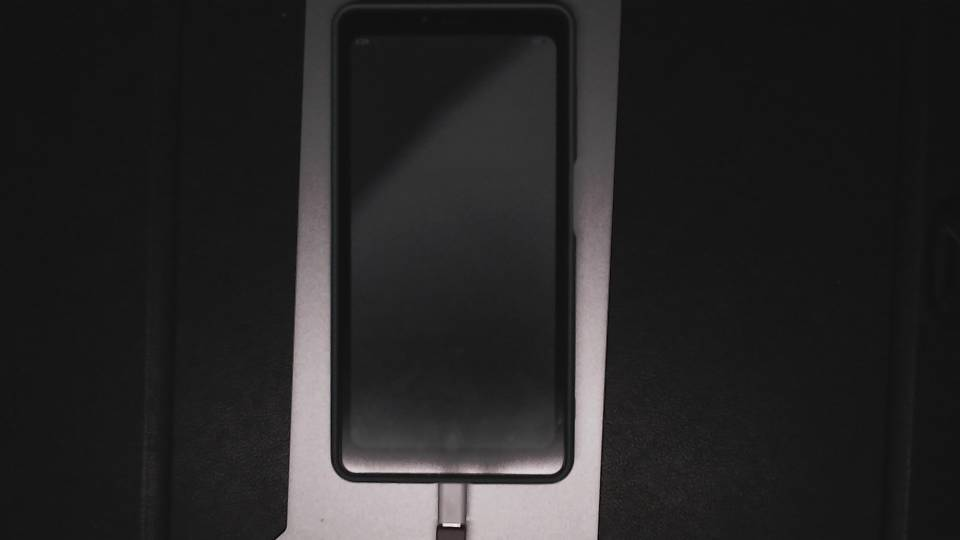
#> input picture tests/eink-probe/fixtures/cam-black.jpg, 960 x 540 px
$ python -i analyze.py   (imports and definitions only)
#> lines starting #> are read from the running program, lines starting #| are printed output that depends on the picture; after the words box and inside, x2 and y2 are one past the last pixel; in counts of white or black regions, pixels touching at a corner belong together
#!/usr/bin/env python3
"""Offline camera comparison. Reads saved files only; never imports capture.py."""
import argparse
from functools import lru_cache
import hashlib
import itertools
import json
from pathlib import Path
import statistics
import sys
import cv2
import numpy as np

POINTS=np.float32([[64,64],[760,64],[760,1584],[64,1584]])
ROI=np.s_[180:1468,140:684]
MODES={513:'Balanced',515:'Clear',518:'Smooth',521:'Speed'}


# [17 lines left out: functions json_default, gray, homography, not called in this run]


def warp(im,H): return cv2.warpPerspective(im,H,(824,1648),flags=cv2.INTER_LINEAR)


# [16 lines left out: function marker_score, not called in this run]


def register(im):
    """Find nested squares, score all four templates to reject unrelated rectangles."""
    u8=np.uint8(np.clip(im*255,0,255)); candidates=[]
#> after `u8 = np.uint8(np.clip(im * 255, 0, 255))`:
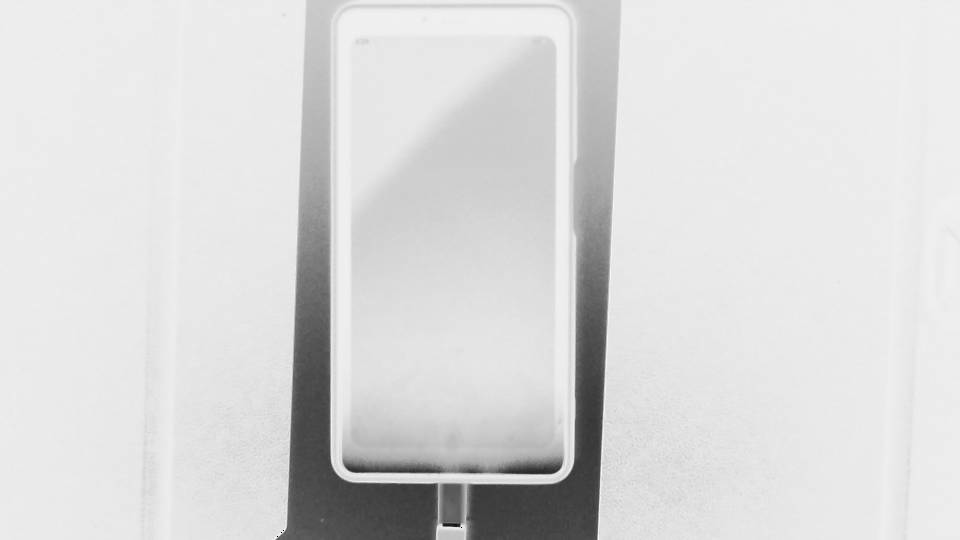
#> u8: shape (540, 960); min 0, max 255, mean 217.8
    otsu,_=cv2.threshold(u8,0,255,cv2.THRESH_BINARY+cv2.THRESH_OTSU)
#> otsu = 157
    for threshold in sorted(set([int(otsu),45,75,105,135,165,195])):
        binary=np.uint8(u8<threshold)*255
        contours,hierarchy=cv2.findContours(binary,cv2.RETR_TREE,cv2.CHAIN_APPROX_SIMPLE)
        if hierarchy is None: continue
        hierarchy=hierarchy[0]
        for i,c in enumerate(contours):
            area=cv2.contourArea(c)
            if not 80<area<im.size*.025: continue
            depth=0; child=hierarchy[i,2]
            while child>=0: depth+=1; child=hierarchy[child,2]
            if depth<2: continue
            poly=cv2.approxPolyDP(c,cv2.arcLength(c,True)*.055,True)
            if len(poly)!=4 or not cv2.isContourConvex(poly): continue
            m=cv2.moments(c); center=np.array([m['m10']/m['m00'],m['m01']/m['m00']])
            # Keep the outer ring, rather than duplicate inner ring centers.
            match=next((v for v in candidates if np.linalg.norm(v['p']-center)<8),None)
            if match:
                if area>match['area']: match.update(p=center,area=area,depth=depth)
            else: candidates.append(dict(p=center,area=area,depth=depth))
#> this loop made 7 passes
#> threshold on passes 2 to 7: 75, 105, 135, 157, 165, 195
#> (threshold, contours) on pass 1: (45, 11 contours, all with area under 20)
#> pass 1, in register, `binary=np.uint8(u8<threshold)*255`:
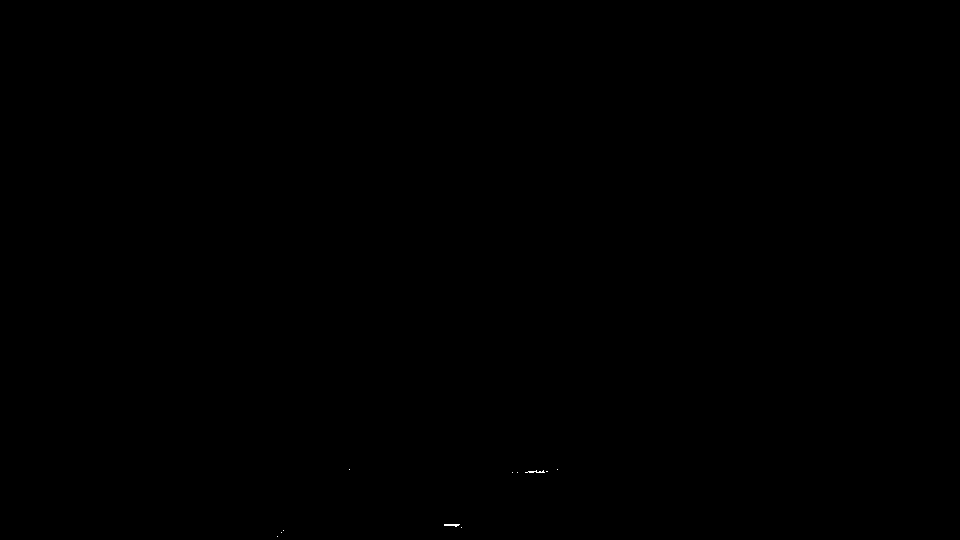
#> binary: shape (540, 960); 0.01% white in thin lines or dots, all inside (x1, y1, x2, y2) = (277, 469, 558, 537)
#> pass 2, in register, `binary=np.uint8(u8<threshold)*255`:
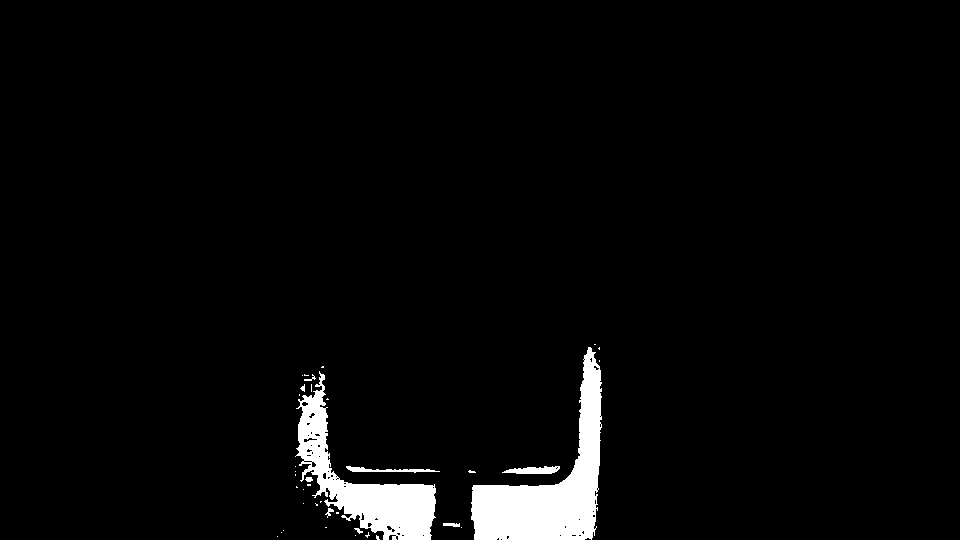
#> binary: shape (540, 960); 3.4% white; 38 white regions (28 under 20 px), largest, box (x1, y1, x2, y2) and area: (471, 347, 602, 540) 9547, (295, 371, 436, 540) 7084, (502, 466, 560, 474) 320
#> pass 3, in register, `binary=np.uint8(u8<threshold)*255`:
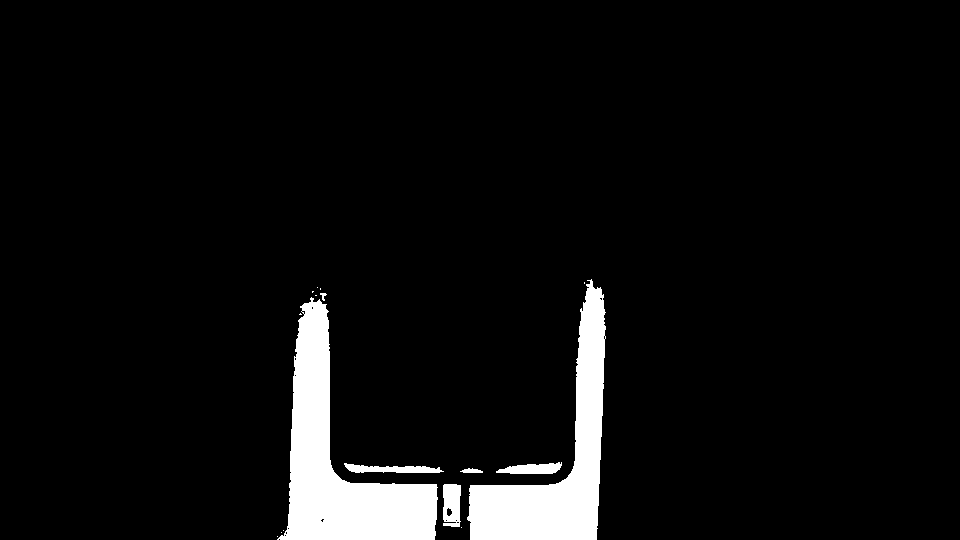
#> binary: shape (540, 960); 5.6% white; 17 white regions (10 under 20 px), largest, box (x1, y1, x2, y2) and area: (277, 297, 438, 540) 15002, (467, 279, 606, 540) 12295, (443, 484, 461, 527) 673
#> after the loop:
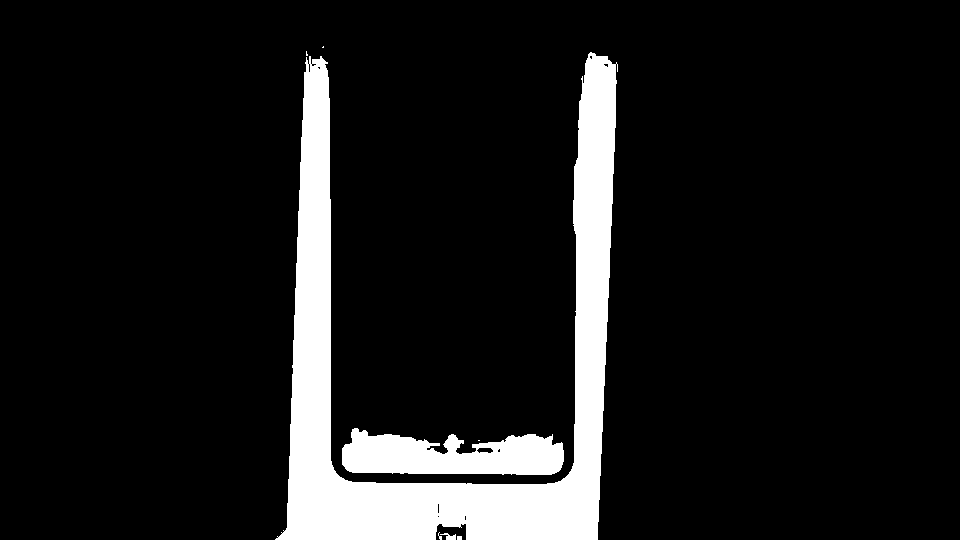
#> binary: shape (540, 960); 10.4% white; 8 white regions (4 under 20 px), largest, box (x1, y1, x2, y2) and area: (275, 52, 618, 540) 46214, (342, 428, 564, 475) 7476, (440, 533, 456, 540) 59, (457, 536, 462, 540) 20
#> after the loop, candidates = []
    candidates=sorted(candidates,key=lambda c:c['area'],reverse=True)[:14]
    best=None
    for tl in [c for c in candidates if c['depth']>=4]:
        others=[c for c in candidates if c is not tl and .35< c['area']/tl['area'] <2.8]
        for group in itertools.combinations(others,3):
            pts=np.float32([tl['p'],*[c['p'] for c in group]])
            center=pts.mean(axis=0); order=np.argsort(np.arctan2(pts[:,1]-center[1],pts[:,0]-center[0]))
            order=np.roll(order,-int(np.where(order==0)[0][0])); pts=pts[order]
            if cv2.contourArea(pts)<10000 or not cv2.isContourConvex(pts.astype(np.int32)): continue
            H=homography(pts); score=marker_score(im,H)
            if best is None or score>best[0]: best=(score,pts,H)
            if score>.96: return pts,H,score
#> this loop made 0 passes
    if best is None or best[0]<.82:
#> (the run stopped early here; a loop or call above may not have finished)
